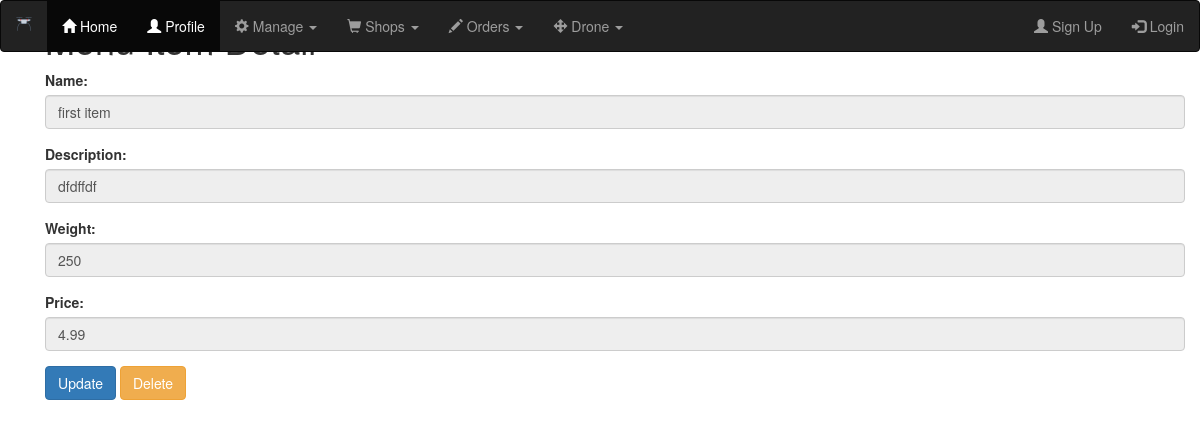
The app's page /shops/menuitem/1 with its own data.
### shops/models.py (models this page shows, shortened)
class MenuItem(models.Model):
    name = models.CharField(max_length=50)
    description = models.CharField(max_length=50)
    weight = models.IntegerField()
    price = models.FloatField(default=0)

### shops/views.py (the view)
# urls.py: path('menuitem/<int:id>',MenuItemDetailView.as_view(),name='menu_item_detail'),
class MenuItemDetailView(DetailView):
    template_name = 'menus/menuitem_detail.html'
    model=Menu
    context_object_name = 'menuitem'
    def get_object(self):
        id_ = self.kwargs.get("id")
        return get_object_or_404(MenuItem,id=id_)

### shops/templates/menus/menuitem_detail.html (shortened to what this page needs)
<!DOCTYPE html>
{% extends "base.html" %}
{% load crispy_forms_tags %}
{% block content %}
<div class="container">
  <h1>Menu Item Detail</h1>
  <form method="POST">
    <div class="form-group">
        <label for="name">Name:</label>
        <input type="text" class="form-control" id="name" value='{{ menuitem.name }}' disabled>
    </div>
    <div class="form-group">
        <label for="description">Description:</label>
        <input type="text" class="form-control" id="description" value="{{ menuitem.description }}" disabled>
    </div>
    <div class="form-group">
        <label for="weight">Weight:</label>
        <input type="text" class="form-control" id="weight" value="{{ menuitem.weight }}" disabled>
    </div>
    <div class="form-group">
        <label for="price">Price:</label>
        <input type="text" class="form-control" id="price" value="{{ menuitem.price }}" disabled>
    </div>
    <a href="{% url 'shops:menu_item_update' menuitem.id %}"><button type="button" class="btn btn-primary">Update</button></a>
    <a href="{% url 'shops:menu_item_delete' menuitem.id %}"><button type="button" class="btn btn-warning">Delete</button></a>
  </form>
</div>
{% endblock %}

### records on screen
MenuItem: name "first item", description "dfdffdf", weight "250", price "4.99"
